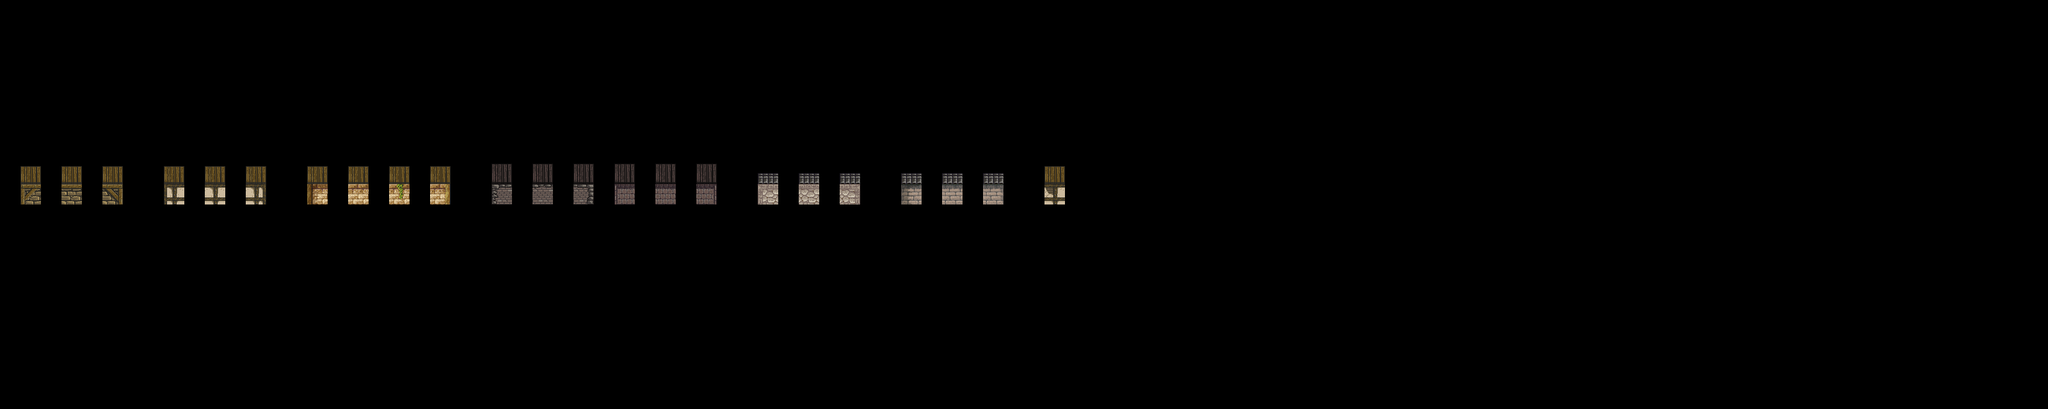

A 2D game scene composited from a Tiled map and its tileset images. What follows is a short description and the map's XML, with each tile layer's data collapsed to a summary:
An orthogonal 100x20 tile map with 32x32 px tiles, 4 tile layers (output3_Terrain3, output2_Terrain3, output1_Terrain3, input_Terrain3), 8 hidden layers not drawn.

<map version="1.10" tiledversion="1.10.1" orientation="orthogonal" renderorder="right-down" width="100" height="20" tilewidth="32" tileheight="32" infinite="0" nextlayerid="12" nextobjectid="1">
 <tileset firstgid="1" source="../hyptosis.tsx" />
 <layer id="11" name="output3_Terrain3" width="100" height="20">
  <data>[2000 cells, 23 non-empty, 3 distinct tile ids]</data>
 </layer>
 <layer id="10" name="output2_Terrain3" width="100" height="20">
  <data>[2000 cells, 23 non-empty, 3 distinct tile ids]</data>
 </layer>
 <layer id="9" name="output1_Terrain3" width="100" height="20">
  <data>[2000 cells, 23 non-empty, 3 distinct tile ids]</data>
 </layer>
 <layer id="8" name="input_Terrain3" width="100" height="20">
  <data>[2000 cells, 23 non-empty, 23 distinct tile ids]</data>
 </layer>
 <layer id="9" name="output3_Terrain2" width="100" height="20" visible="0">
  <data>[2000 cells, 23 non-empty, 3 distinct tile ids]</data>
 </layer>
 <layer id="8" name="output2_Terrain2" width="100" height="20" visible="0">
  <data>[2000 cells, 23 non-empty, 3 distinct tile ids]</data>
 </layer>
 <layer id="7" name="output1_Terrain2" width="100" height="20" visible="0">
  <data>[2000 cells, 23 non-empty, 3 distinct tile ids]</data>
 </layer>
 <layer id="7" name="input_Terrain2" width="100" height="20" visible="0">
  <data>[2000 cells, 23 non-empty, 23 distinct tile ids]</data>
 </layer>
 <layer id="5" name="output3_Terrain1" width="100" height="20" visible="0">
  <data>[2000 cells, 23 non-empty, 3 distinct tile ids]</data>
 </layer>
 <layer id="6" name="output2_Terrain1" width="100" height="20" visible="0">
  <data>[2000 cells, 23 non-empty, 3 distinct tile ids]</data>
 </layer>
 <layer id="4" name="output1_Terrain1" width="100" height="20" visible="0">
  <data>[2000 cells, 23 non-empty, 3 distinct tile ids]</data>
 </layer>
 <layer id="1" name="input_Terrain1" width="100" height="20" visible="0">
  <data>[2000 cells, 23 non-empty, 23 distinct tile ids]</data>
 </layer>
</map>
